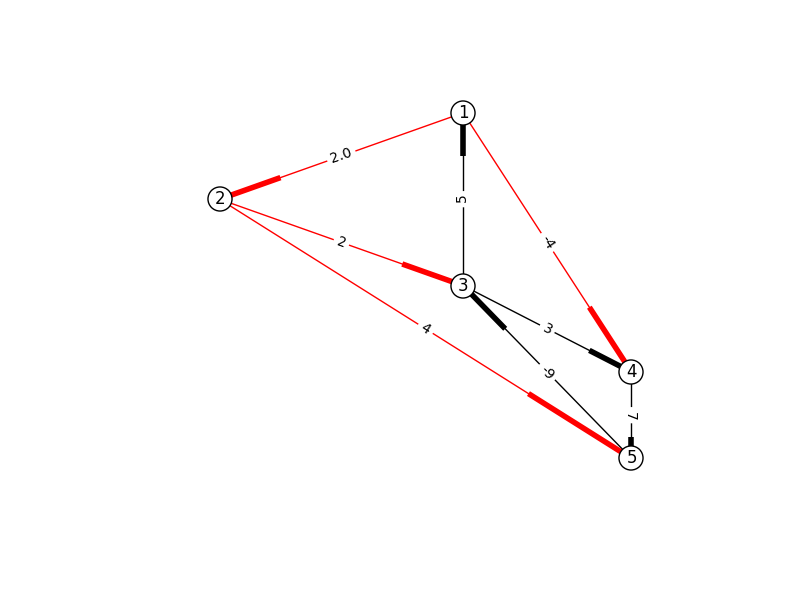

The Python source for this figure:
#!/usr/bin/env python2
# -*- coding: utf-8 -*-
"""
Created on Sun Mar 27 01:20:46 2016

@author: caioau
"""

import matplotlib.pyplot as plt
import networkx as nx


def main():
    G = nx.DiGraph()  # G eh um grafo direcionado
    # gera o grafo apartir de suas arestas
    G.add_weighted_edges_from([(1,2,2.0),(1,4,-4),(2,3,2),(2,5,4),(3,1,5),(3,4,3),(4,5,7),(5,3,-9)])
    for i in G.edges():
        # print i[0], i[1]
        G[i[0]][i[1]]["color"] = "black"
    # G[1][2]["color"] = "red"
    caminho = nx.single_source_shortest_path(G,1)
    print caminho
    for i in caminho:
        print i, caminho[i]
        for j in range(1, len(caminho[i])):
            #print caminho[i][j-1], caminho[i][j]
            G[caminho[i][j-1]][caminho[i][j]]["color"] = "red"
    desenhaGrafo(G, "grafo-4b.png")


def desenhaGrafo(G,pngfilename): # desenha o grafo e salva numa imagem png
    edge_labels=dict([((u,v,),d['weight']) # gera os labels das arestas
                    for u,v,d in G.edges(data=True)])
    colors = [G[u][v]['color'] for u,v in G.edges()]
    pos = nx.graphviz_layout(G,prog='twopi') # obtem a posicao dos nos (para desenhalo) # TODO: desativar isso?
    #  progs: dot,neato,twopi,circo,fdp,sfdp
    nx.draw_networkx_edges(G,pos, edge_color=colors) # desenha as arestas
    nx.draw_networkx_labels(G,pos) # desenha os labels das arestas
    nx.draw_networkx_edge_labels(G,pos,edge_labels=edge_labels) # desenha os labels dos nos
    nx.draw_networkx_nodes(G,pos,node_color='w') # desenha os nos
    plt.axis('off') # desativa os eixos
    plt.savefig(pngfilename)
    plt.close("all")

if __name__ == "__main__":
    main()
